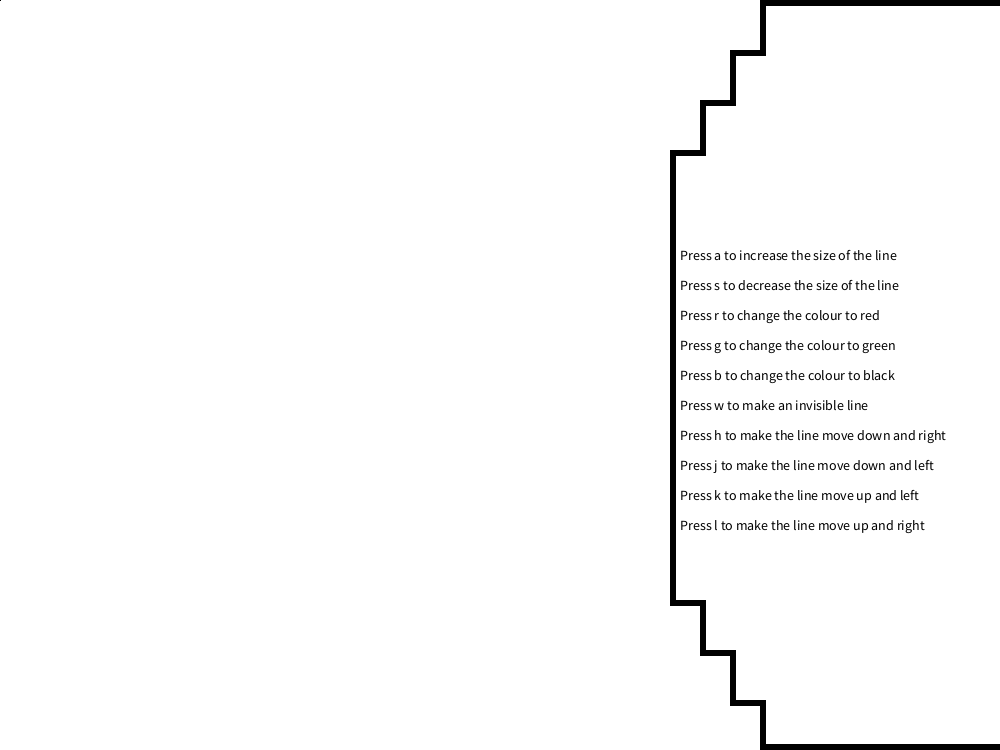
Frame 1 (no input)
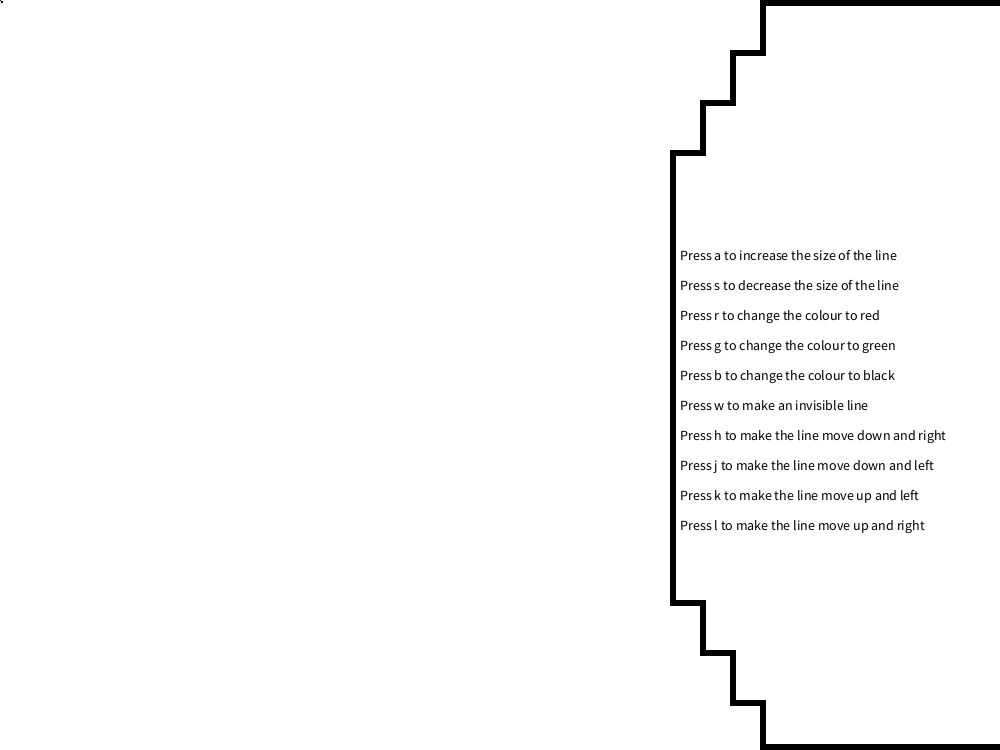
Frame 60 (the mouse pressed at the canvas centre just before this capture)
Frame 120 (the mouse held since frame 60 and released just before this capture): identical to frame 60, image omitted

The Processing sketch that drew these frames (run headless with seeded random() and noise(); from frame 60 on, the mouse is pressed at the canvas centre):

// Processing sketch: Summativetask
// ── Summativetask.pde
int loop = 0;
int speed = 2;
int size = 2;
int pointy=0;
int pointx=0;
int hue = 0;
int saturation = 0;
int brightness = 0;
void setup() {
  size(1000, 750);
  background(255);
  fill(0);
  textSize(14);
  //the list of instructions on the right side
  text("Press a to increase the size of the line", 680, 260);
  text("Press s to decrease the size of the line", 680, 290);
  text("Press r to change the colour to red", 680, 320);
  text("Press g to change the colour to green", 680, 350);
  text("Press b to change the colour to black", 680, 380);
  text("Press w to make an invisible line", 680, 410);
  text("Press h to make the line move down and right",680,440);
  text("Press j to make the line move down and left",680,470);
 text("Press k to make the line move up and left",680,500);
 text("Press l to make the line move up and right",680,530);
  colorMode(HSB, 360, 100, 100);

  ;
}
void draw() {
  //fill for the line
  fill(0, 0, 0);
//creates the lines around the instructions on how to use the program
  while (loop<4) {
    rectMode(CORNER);
    loop+=1;
    rect(790-30*loop, -50+50*loop, 5, 50);
    rect(790-30*loop, -50+50*loop, 35, 5);
    rect(790, 0, 210, 5);
    rect(790-30*loop, 750-50*loop, 5, 50);
    rect(790-30*loop, 800-50*loop, 35, 5);
    rect(760,744,250,5);
    rect(670,200,5,400);
    if(pointx>=790-30*loop&pointy>=-50+50*loop&pointy<=150){
      pointx-=2;
      pointy-=2;
    }
    if(pointx>=790-30*loop&pointy<=800-50*loop&pointy>=600){
      pointx-=2;
      pointy+=2;
    }
  }
  if(pointx>=670&pointy>=150&pointy<=600){
    pointx-=2;
  }
  
  if (loop==4) {
    loop=0;
  }
  rectMode(CENTER);
  fill(hue, saturation, brightness);
  noStroke();
  rect(pointx, pointy, size, size);
  //changes the colour to green
  if (keyPressed==true)
    if (key=='g') {
      hue=100;
      saturation=100;
      brightness=75;
    }
  //changes the colour to red
  if (keyPressed==true)
    if (key =='r') {
      hue=0;
      saturation=100;
      brightness=100;
    }
  //changes the colour to black
  if (keyPressed==true)
    if (key=='b') {
      brightness=0;
    }
  //changes the colour to white
  if (keyPressed==true)
    if (key=='w') {
      saturation=0;
      brightness=100;
    }
  //makes it so it doesnt go off the screen
  if (pointx<=0) {
    pointx+=2;
  }

  if (pointy<=0) {
    pointy+=2;
  }
  if (pointy>=750) {
    pointy-=2;
  }
  //makes it move diagonally down, right
  if (keyPressed==true) {
    if (key=='h') {
      pointx+=speed;
      pointy+=speed;
    }
  }
  //makes it move diagonly down,left
   if (keyPressed==true) {
    if (key=='j') {
      pointx-=speed;
      pointy+=speed;
    }
  }
  //makes it move diagonly up, left
   if (keyPressed==true) {
    if (key=='k') {
      pointx-=speed;
      pointy-=speed;
    }
  }
  //make it move diagonly up,right
  if (keyPressed==true) {
    if (key=='l') {
      pointx+=speed;
      pointy-=speed;
    }
  }
  //makes it move up down left and right
  if (keyPressed==true)
    if (keyCode==DOWN) {
      pointy+=speed;
    }
  if (keyPressed==true)
    if (keyCode==UP) {
      pointy-=speed;
    }
  if (keyPressed==true)
    if (keyCode==RIGHT) {
      pointx+=speed;
    }
  if (keyPressed==true)
    if (keyCode==LEFT) {
      pointx-=speed;
    }
  //the reset key runs the background again to reset the canvas
  if (keyPressed==true)
    if (key=='c') {
      background(100, 0, 100);
      pointx=0;
      pointy=0;
      size=2;
      textSize(16);
     text("Press a to increase the size of the line", 680, 260);
  text("Press s to decrease the size of the line", 680, 290);
  text("Press r to change the colour to red", 680, 320);
  text("Press g to change the colour to green", 680, 350);
  text("Press b to change the colour to black", 680, 380);
  text("Press w to make an invisible line", 680, 410);
  text("Press h to make the line move down and right",680,440);
  text("Press j to make the line move down and left",680,470);
 text("Press k to make the line move up and left",680,500);
 text("Press l to make the line move up and right",680,530);
      rect(pointx, pointy, size, size);
    }
}
//increases the size and decreases the size of the line
void keyReleased() {
  if (key =='a') {
    size+=2;
  }
  if (key=='s') {
    size-=2;
  }
}
